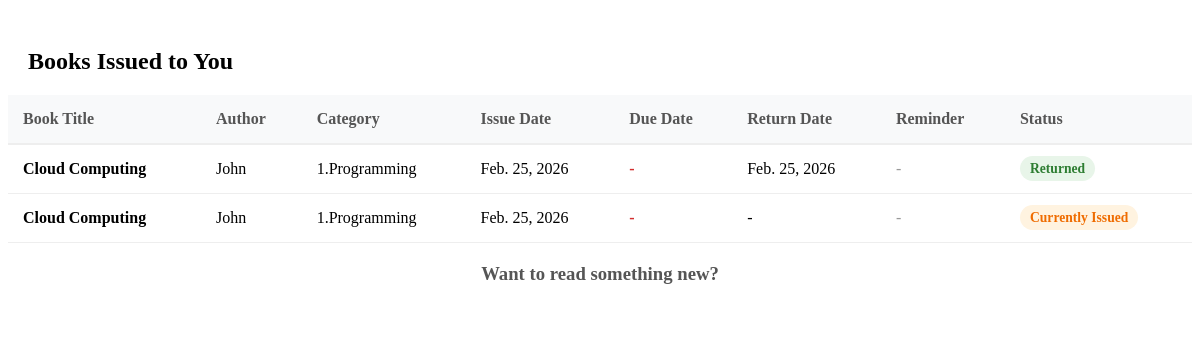
The app's page /student/issued/ (signed in) with its own data.
### applib/models.py (models this page shows, shortened)
class BookIssue(models.Model):
    student = models.ForeignKey(User, on_delete=models.CASCADE)
    book = models.ForeignKey(Book, on_delete=models.CASCADE)
    issue_date = models.DateField(auto_now_add=True)
    due_date = models.DateField(null=True, blank=True)
    return_date = models.DateField(null=True, blank=True)
    returned = models.BooleanField(default=False)

class Book(models.Model):
    title = models.CharField(max_length=200)
    author = models.ForeignKey(Author, on_delete=models.CASCADE)
    category = models.ForeignKey(Category, on_delete=models.SET_NULL, null=True, blank=True)
    isbn = models.CharField(max_length=20, unique=True)
    total_copies = models.IntegerField(default=1)
    available_copies = models.IntegerField(default=1)

class Author(models.Model):
    name = models.CharField(max_length=100, unique=True)
    bio = models.TextField(null=True, blank=True)

class Category(models.Model):
    name = models.CharField(max_length=100, unique=True)
    description = models.TextField(null=True, blank=True)

### applib/views.py (the view)
# urls.py: path('student/issued/', views.student_issued, name='student_issued'),
@login_required
def student_issued(request):
    if request.user.role != 'student':
        return HttpResponse("Unauthorized", status=401)
    issues = BookIssue.objects.filter(student=request.user).select_related('book__author', 'book__category').order_by('-issue_date')
    return render(request, 'student_issued.html', {'issues': issues})

### applib/templates/student_issued.html (shortened to what this page needs)
{% block content %}
<div class="card" style="display: flex; justify-content: space-between; align-items: center; padding: 20px;">
    <h2 class="card-title" style="margin-bottom: 0; border: none;">Books Issued to You</h2>
</div>
<div class="card" style="overflow-x: auto;">
    <table style="width: 100%; border-collapse: collapse; text-align: left;">
        <thead>
            <tr style="background: #f8f9fa; border-bottom: 2px solid #eee;">
                <th style="padding: 15px; color: #555;">Book Title</th>
                <th style="padding: 15px; color: #555;">Author</th>
                <th style="padding: 15px; color: #555;">Category</th>
                <th style="padding: 15px; color: #555;">Issue Date</th>
                <th style="padding: 15px; color: #555;">Due Date</th>
                <th style="padding: 15px; color: #555;">Return Date</th>
                <th style="padding: 15px; color: #555;">Reminder</th>
                <th style="padding: 15px; color: #555;">Status</th>
            </tr>
        </thead>
        <tbody>
            {% for issue in issues %}
            <tr style="border-bottom: 1px solid #eee;">
                <td style="padding: 15px; font-weight: 600; color: var(--primary);">{{ issue.book.title }}</td>
                <td style="padding: 15px;">{{ issue.book.author.name }}</td>
                <td style="padding: 15px;">{{ issue.book.category.name }}</td>
                <td style="padding: 15px;">{{ issue.issue_date }}</td>
                <td style="padding: 15px; color: #d32f2f; font-weight: 600;">{{ issue.due_date|default:"-" }}</td>
                <td style="padding: 15px;">{{ issue.return_date|default:"-" }}</td>
                <td style="padding: 15px;">
                    {% if not issue.returned and issue.due_date %}
                    {% if issue.days_remaining < 0 %} <span class="badge badge-overdue">Overdue</span>
                        {% elif issue.days_remaining == 0 %}
                        <span class="badge badge-today">Due Today</span>
                        {% else %}
                        <span class="badge badge-future">{{ issue.days_remaining }} days left</span>
                        {% endif %}
                        {% else %}
                        <span style="color: #999;">-</span>
                        {% endif %}
                </td>
                <td style="padding: 15px;">
                    {% if issue.returned %}
                    <span
                        style="background: #e8f5e9; color: #2e7d32; padding: 5px 10px; border-radius: 20px; font-size: 0.85rem; font-weight: 600;">Returned</span>
                    {% else %}
                    <span
                        style="background: #fff3e0; color: #ef6c00; padding: 5px 10px; border-radius: 20px; font-size: 0.85rem; font-weight: 600;">Currently
                        Issued</span>
                    {% endif %}
                </td>
            </tr>
            {% endfor %}
        </tbody>
    </table>
</div>
<div class="card" style="margin-top: 20px; text-align: center;">
    <h3 style="color: #555; margin-bottom: 15px;">Want to read something new?</h3>
    <a href="{% url 'student_library' %}" class="btn"
        style="background: var(--primary); color: white; padding: 10px 20px; border-radius: 6px; text-decoration: none; font-weight: 600;">Go
        to Library</a>
</div>
{% endblock %}

### records on screen
BookIssue: book "Cloud Computing", book.author.name "John", book.category.name "1.Programming", issue_date "Feb. 25, 2026", due_date "-", return_date "Feb. 25, 2026", returned "Returned"
BookIssue: book "Cloud Computing", book.author.name "John", book.category.name "1.Programming", issue_date "Feb. 25, 2026", due_date "-", return_date "-", returned "Currently Issued"
